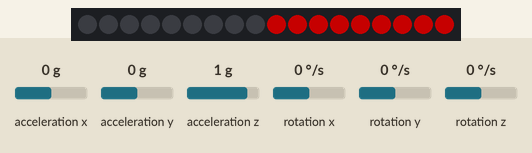
Simulated run of this program. Board: ESP32-S3. On the bench: 18 RGB LEDs in strip order, left to right. The inputs (shaded band) are chosen by the test bench; at power-on: rotation x 0 °/s, acceleration z 1 g, rotation y 0 °/s, rotation z 0 °/s, acceleration x 0 g, acceleration y 0 g. Dim RGB values are drawn brighter than linear; what the program prints to the serial monitor is not drawn.

Above: at 1.2 s.
1.3 s: rotation x set to -2 °/s
3.2 s: acceleration z set to -0.8 g
At 6.0 s:
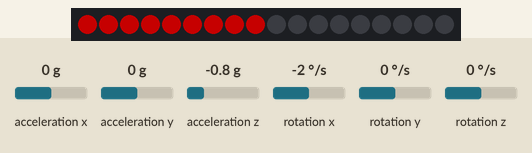
6.2 s: rotation y set to -2 °/s
8.0 s: acceleration z set to 0.8 g
At 10.8 s:
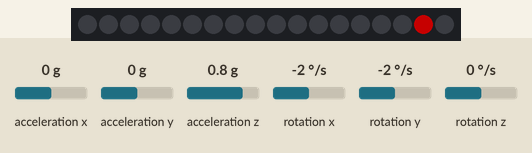
11.0 s: rotation x set to 192 °/s
At 12.3 s:
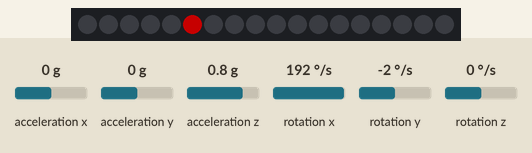
12.5 s: rotation z set to -2 °/s
Timing chart, 0 to 15.3 s (numbered marks = the images above; inputs shaded):
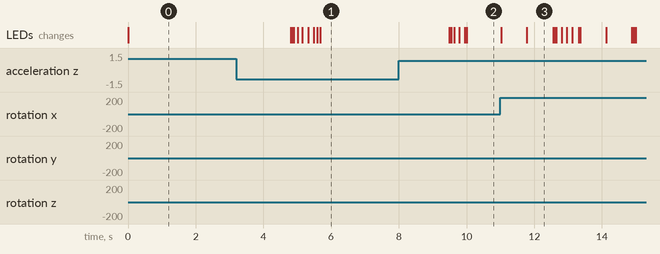

The program:

main.cpp
```cpp
#include <Arduino.h>
#include <math.h>
#include <Wire.h>

#include "Ball.h"
#include "actuators/light/effects/HorizontalSplit.h"
#include "actuators/light/effects/SingleLED.h"
#include "hardware/MPU9250Sensor.h"
#include "hardware/NeoPixelOutput.h"
#include "hardware/TestLedPositions.h"

namespace {

constexpr int SDA_PIN = 16;
constexpr int SCL_PIN = 17;
constexpr uint8_t LED_PIN = 18;
constexpr uint8_t IMU_ADDRESS = 0x68;
constexpr uint32_t SAMPLE_INTERVAL_MS = 10;
constexpr uint32_t PRINT_INTERVAL_MS = 250;
constexpr uint32_t EFFECT_INTERVAL_MS = 10000;
constexpr uint8_t LED_BRIGHTNESS = 96;

Adafruit_NeoPixel strip(TEST_LED_COUNT, LED_PIN, NEO_GRB + NEO_KHZ800);
NeoPixelOutput lightOutput(strip);

MPU9250Sensor sensor(Wire, IMU_ADDRESS);
Orientation orientationEstimate;
Spatial spatial(orientationEstimate);

Motion motion(sensor, orientationEstimate);

Light light(lightOutput, spatial, TEST_LED_COUNT);
Sound sound(spatial);
Ball ball(motion, light, sound);

const Color lightColor{255, 0, 0, 0};
const Color offColor{};
HorizontalSplit horizontalSplit(lightColor, offColor);

SingleLED singleLED(TEST_LED_POSITIONS, TEST_LED_COUNT, lightColor);

bool showUpperHalf = true;
uint32_t lastSampleTime = 0;
uint32_t lastPrintTime = 0;
uint32_t lastEffectTime = 0;

} // namespace

void setup() {
  Serial.begin(115200);
  strip.begin();
  strip.clear();
  strip.show();
  Wire.begin(SDA_PIN, SCL_PIN);

  if (!ball.begin()) {
    Serial.println("MPU9250 initialization failed at address 0x68.");
    while (true) {
      delay(1000);
    }
  }

  for (size_t i = 0; i < TEST_LED_COUNT; ++i) {
    if (!light.setPosition(i, TEST_LED_POSITIONS[i])) {
      Serial.println("LED position configuration failed.");
      while (true) {
        delay(1000);
      }
    }
  }
  light.setEffect(horizontalSplit);
  light.setLevel(LED_BRIGHTNESS);
  light.setEnabled(true);

  Serial.println("MPU9250 ready.");
  Serial.println("Light effect: HorizontalSplit.");
  lastSampleTime = millis();
  lastPrintTime = lastSampleTime;
  lastEffectTime = lastSampleTime;
}


//ball.update sets a new state, updating motion, light, and sound actuators.
//Following code only reads and prints the motion sensor data.
void loop() {
  const uint32_t now = millis();
  if (static_cast<uint32_t>(now - lastSampleTime) < SAMPLE_INTERVAL_MS) {
    delay(1);
    return;
  }
  lastSampleTime = now;

  if (static_cast<uint32_t>(now - lastEffectTime) >= EFFECT_INTERVAL_MS) {
    lastEffectTime = now;
    showUpperHalf = !showUpperHalf;
    if (showUpperHalf) {
      light.setEffect(horizontalSplit);
      Serial.println("Light effect: HorizontalSplit.");
    } else {
      light.setEffect(singleLED);
      Serial.println("Light effect: SingleLED.");
    }
  }

  if (!ball.update()) {
    Serial.println("Ball update failed.");
    strip.clear();
    strip.show();
    delay(PRINT_INTERVAL_MS);
    return;
  }

  if (static_cast<uint32_t>(now - lastPrintTime) < PRINT_INTERVAL_MS) {
    return;
  }
  lastPrintTime = now;
  const Motion &motion = ball.motion();
  const Vector3 &acceleration = motion.getAccelerationValue();
  const Vector3 &gyroscope = motion.getGyroscopeValue();
  const float magnitude = sqrtf(acceleration.x * acceleration.x +
                                acceleration.y * acceleration.y +
                                acceleration.z * acceleration.z);

  Serial.printf("Accel (g): X % .3f Y % .3f Z % .3f | "
                "Gyro (deg/s): X % .2f Y % .2f Z % .2f",
                acceleration.x, acceleration.y, acceleration.z,
                gyroscope.x, gyroscope.y, gyroscope.z);
  if (magnitude > 0.0f) {
    Serial.printf(" | Accel direction: X % .3f Y % .3f Z % .3f",
                  acceleration.x / magnitude, acceleration.y / magnitude,
                  acceleration.z / magnitude);
  } else {
    Serial.print(" | Accel direction unavailable");
  }
  Quaternion orientation;
  if (orientationEstimate.getOrientation(orientation)) {
    Serial.printf(" | Orientation (w,x,y,z): %.3f %.3f %.3f %.3f",
                  orientation.w, orientation.x, orientation.y, orientation.z);
  } else {
    Serial.print(" | Orientation unavailable");
  }
  Serial.println();
}
```

MPU9250Sensor.cpp
```cpp
#include "MPU9250Sensor.h"

MPU9250Sensor::MPU9250Sensor(TwoWire &wire, uint8_t address)
    : imu_(&wire, address) {}

bool MPU9250Sensor::begin() { return imu_.init(); }

bool MPU9250Sensor::read(MotionSample &sample) {
  const xyzFloat acceleration = imu_.getGValues();
  const xyzFloat gyroscope = imu_.getGyrValues();

  sample.acceleration.x = acceleration.x;
  sample.acceleration.y = acceleration.y;
  sample.acceleration.z = acceleration.z;
  sample.gyroscope.x = gyroscope.x;
  sample.gyroscope.y = gyroscope.y;
  sample.gyroscope.z = gyroscope.z;
  sample.timestampMs = millis();
  return true;
  //TODO: Implement error handling for failed sensor reads. Now always returns true.
}
```

MPU9250Sensor.h
```cpp
#pragma once

#include <MPU9250_WE.h>
#include <Wire.h>

#include "motion/IMotionSensor.h"

class MPU9250Sensor : public IMotionSensor {
public:
  MPU9250Sensor(TwoWire &wire, uint8_t address);

  bool begin() override;
  bool read(MotionSample &sample) override;

private:
  MPU9250_WE imu_;
};
```

NeoPixelOutput.cpp
```cpp
#include "NeoPixelOutput.h"

NeoPixelOutput::NeoPixelOutput(Adafruit_NeoPixel &strip) : strip_(strip) {}

void NeoPixelOutput::clear() { strip_.clear(); }

void NeoPixelOutput::setBrightness(uint8_t brightness) {
  strip_.setBrightness(brightness);
}

void NeoPixelOutput::setPixel(size_t index, const Color &color) {
  strip_.setPixelColor(static_cast<uint16_t>(index),
                       strip_.Color(color.red, color.green, color.blue,
                                    color.white));
}

void NeoPixelOutput::show() { strip_.show(); }
```

NeoPixelOutput.h
```cpp
#pragma once

#include <Adafruit_NeoPixel.h>

#include "interfaces/ILightOutput.h"

class NeoPixelOutput : public ILightOutput {
public:
  explicit NeoPixelOutput(Adafruit_NeoPixel &strip);
  void clear() override;
  void setBrightness(uint8_t brightness) override;
  void setPixel(size_t index, const Color &color) override;
  void show() override;

private:
  Adafruit_NeoPixel &strip_;
};
```

TestLedPositions.h
```cpp
#pragma once

#include <stddef.h>

#include "common/Vector3.h"

constexpr size_t TEST_LED_COUNT = 18;

// Sensor frame: +Y towards USB, +Z towards the sensor face, +X to its right.
// Each photographed face is projected onto a ring on its half of the ball.
const Vector3 TEST_LED_POSITIONS[TEST_LED_COUNT] = {
    {0.45452f, -0.54168f, -0.70711f},  // 1, lower face
    {0.00000f, -0.70711f, -0.70711f},  // 2
    {-0.45452f, -0.54168f, -0.70711f}, // 3
    {-0.69636f, -0.12279f, -0.70711f}, // 4
    {-0.61237f, 0.35355f, -0.70711f},  // 5
    {-0.24184f, 0.66446f, -0.70711f},  // 6
    {0.24184f, 0.66446f, -0.70711f},   // 7
    {0.61237f, 0.35355f, -0.70711f},   // 8
    {0.69636f, -0.12279f, -0.70711f},  // 9
    {-0.45452f, -0.54168f, 0.70711f},  // 10, sensor face
    {0.00000f, -0.70711f, 0.70711f},   // 11
    {0.45452f, -0.54168f, 0.70711f},   // 12
    {0.69636f, -0.12279f, 0.70711f},   // 13
    {0.61237f, 0.35355f, 0.70711f},    // 14
    {0.24184f, 0.66446f, 0.70711f},    // 15
    {-0.24184f, 0.66446f, 0.70711f},   // 16
    {-0.61237f, 0.35355f, 0.70711f},   // 17
    {-0.69636f, -0.12279f, 0.70711f},  // 18
};
```

Measured:
- after the input at 1.3 s, every drawn part: stays the same
- after the input at 3.2 s, the LEDs: first change after 1.6 s (image 1 shows a later state)
- after the input at 6.2 s, every drawn part: stays the same
- after the input at 8.0 s, the LEDs: first change after 1.5 s (image 2 shows a later state)
